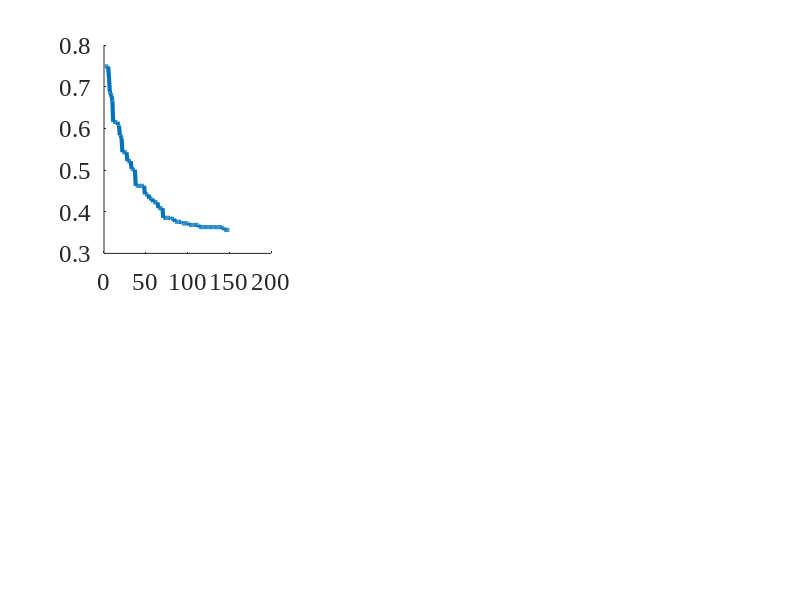

MATLAB code to generate this figure: (Note: this script raises an error after producing the figure.)
%% plot_figs.m
% Reproduce Fig 1 (convergence + topology) and Fig 2 (unstable: Baseline vs Gershgorin)
% from saved data — no algorithm required.
%
% Prerequisites (run once each to generate the .mat files):
%   analysis_perf_bounds.m    → fig_data.mat
%   run_multi_seed_unstable.m → fig_data_unstable.mat
%
% Usage:
%   cd plot_only
%   plot_figs
%
% Tune showLB / lb_lambda below without rerunning any EA.

clear; clc; close all;
load('fig_data.mat');
U = load('fig_data_unstable.mat');   % isolated struct — avoids overwriting numSeeds, eaSeeds, etc.

%% ===================== Configurable display options =====================
showLB    = true;   % Show exponential lower bound (Eq. 49)
lb_lambda = 0.05;   % λ; paper empirical range ≈ [0.035, 0.069] (4×4 grid)

%% ===================== Derive simple quantities =====================
nxVec    = sysSize(:,1);
nuVec    = sysSize(:,2);
nGrid    = numel(gridSizes);
numSeeds = numel(eaSeeds);
maxGen   = ea_params.maxGen;
gens     = (1:maxGen)';
dimLabel = arrayfun(@(g) sprintf('%dx%d', g, g), gridSizes, 'UniformOutput', false)';
nShinSeeds = size(shin_ea_hist, 2);

%% ===================== Colors & fonts =====================
axFS = 18;  labFS = 19;  titFS = 19;  legFS = 15;  lw = 3;
cb_ea     = [0.00 0.45 0.74];
cb_dens   = [0.50 0.50 0.50];
cb_diag   = [0.85 0.33 0.10];
cb_trunc  = [0.47 0.67 0.19];
cb_lb     = [0.93 0.69 0.13];
cb_purple = [0.49 0.18 0.56];   % purple — act + sensor node
ca_ea     = [0.75 0.85 1.00];
barW     = 0.18;

%% ===================== Figure 1: Normalized Convergence =====================
fig1 = figure('Position', [40 60 2200 820], 'Color', 'w');
set(fig1, 'DefaultAxesFontSize', axFS, 'DefaultAxesFontName', 'Times New Roman');

for g = 1:nGrid
    subplot(2, nGrid+1, g); hold on;

    Jref = mean(denseCostRef(g,:));
    normMat = zeros(maxGen, numSeeds);
    for s = 1:numSeeds
        normMat(:, s) = eaCurves{g, s} / denseCostRef(g, s);
    end
    mu = mean(normMat, 2);
    sd = std(normMat, 0, 2);

    fill([gens; flipud(gens)], [mu+sd; flipud(max(mu-sd, 0))], ...
        ca_ea, 'EdgeColor', 'none', 'FaceAlpha', 0.4);
    hEA = plot(gens, mu, '-', 'Color', cb_ea, 'LineWidth', lw);

    hDens = yline(1.0, '--', 'Color', cb_dens, 'LineWidth', 2);

    J_diag_n = meanTotal(g,2) / Jref;
    if J_diag_n < 1e4
        hDiag = yline(J_diag_n, '-.', 'Color', cb_diag, 'LineWidth', 2);
    else
        hDiag = plot(NaN, NaN, '-.', 'Color', cb_diag, 'LineWidth', 2);
        text(maxGen/2, max(mu)*0.9, 'Diag: Unstable', 'Color', cb_diag, ...
            'FontSize', legFS, 'FontName', 'Times New Roman', 'HorizontalAlignment', 'center');
    end

    J_trunc_n = meanCompTrunc(g) / Jref;
    if all(trunc_stable_grid(g, :))
        hTrunc = yline(J_trunc_n, ':', 'Color', cb_trunc, 'LineWidth', 2);
    else
        hTrunc = plot(NaN, NaN, ':', 'Color', cb_trunc, 'LineWidth', 2);
        text(maxGen*0.7, max(mu)*0.85, 'Trunc: Unstable', 'Color', cb_trunc, ...
            'FontSize', legFS, 'FontName', 'Times New Roman', 'HorizontalAlignment', 'center');
    end

    % Exponential lower bound: J_min(t) >= J_R* + A0*exp(-lambda*t)  [Eq. (49)]
    hLB = plot(NaN, NaN, '-.', 'Color', cb_lb, 'LineWidth', lw*0.8);
    if showLB
        lam_g = lb_lambda;
        JR_vec  = arrayfun(@(s) eaCurves{g,s}(end), 1:numSeeds);
        A0_vec  = arrayfun(@(s) eaCurves{g,s}(1),   1:numSeeds) - JR_vec;
        JR_star = mean(JR_vec);
        A0_g    = max(mean(A0_vec), 0);
        LB_curve = (JR_star + A0_g * exp(-lam_g * gens)) / Jref;
        delete(hLB);
        hLB = plot(gens, LB_curve, '-.', 'Color', cb_lb, 'LineWidth', lw*0.8);
    end

    % Mark convergence generation (mean)
    cg = round(nanmean(convGenDense(g,:)));
    if ~isnan(cg) && cg <= maxGen
        plot(cg, mu(cg), 'v', 'MarkerSize', 8, 'MarkerFaceColor', cb_ea, ...
            'MarkerEdgeColor', 'k', 'LineWidth', 0.8);
    end

    xlabel('Generation', 'FontSize', labFS);
    if g == 1
        ylabel('$J \;/\; J_{\mathrm{dense}}$', 'FontSize', labFS, 'Interpreter', 'latex');
    end
    title(sprintf('(%c) %d$\\times$%d ($n$=%d, $m$=%d)', ...
        char('a'+g-1), gridSizes(g), gridSizes(g), nxVec(g), nuVec(g)), ...
        'FontSize', titFS, 'Interpreter', 'latex');
    grid on; box on;

    if g == 1 || g == nGrid
        legHandles = [hEA, hDens, hDiag];
        legLabels  = {'EA-LQR', 'Dense ($=1$)', 'Diagonal'};
        if all(trunc_stable_grid(g, :))
            legHandles(end+1) = hTrunc;
            legLabels{end+1}  = '$\kappa=3$ Trunc.';
        end
        if showLB
            legHandles(end+1) = hLB;
            legLabels{end+1}  = 'LB (Eq.~49)';
        end
        legend(legHandles, legLabels, 'Location', 'northeast', ...
            'FontSize', legFS, 'Interpreter', 'latex');
    end
end

sgtitle('EA-LQR Convergence Normalized by Dense LQR', ...
    'FontSize', 16, 'FontWeight', 'bold', 'FontName', 'Times New Roman');

%% ---- Figure 1 panel (c): IEEE 13-bus ----
si_m = 1;
figure(fig1);
subplot(2, nGrid+1, nGrid+1); hold on;

Jref_sh    = shin_dense_comp(si_m);
normMat_sh = zeros(maxGen, nShinSeeds);
for ss = 1:nShinSeeds
    normMat_sh(:, ss) = shin_ea_hist{si_m, ss}.bestCost / Jref_sh;
end
mu_sh = mean(normMat_sh, 2);
sd_sh = std(normMat_sh, 0, 2);

fill([gens; flipud(gens)], [mu_sh+sd_sh; flipud(max(mu_sh-sd_sh, 0))], ...
    ca_ea, 'EdgeColor', 'none', 'FaceAlpha', 0.4);
hEA_sh   = plot(gens, mu_sh, '-',  'Color', cb_ea,   'LineWidth', lw);
hDens_sh = yline(1.0, '--', 'Color', cb_dens, 'LineWidth', 2);

J_diag_sh_n = shin_diag_comp_ratio;
if J_diag_sh_n < 1e4
    hDiag_sh = yline(J_diag_sh_n, '-.', 'Color', cb_diag, 'LineWidth', 2);
else
    hDiag_sh = plot(NaN, NaN, '-.', 'Color', cb_diag, 'LineWidth', 2);
    text(maxGen/2, max(mu_sh)*0.9, 'Diag: Unstable', 'Color', cb_diag, ...
        'FontSize', legFS, 'FontName', 'Times New Roman', 'HorizontalAlignment', 'center');
end

J_trunc_sh_n = shin_trunc_comp_ratio(si_m);
if shin_trunc_stable(si_m)
    hTrunc_sh = yline(J_trunc_sh_n, ':', 'Color', cb_trunc, 'LineWidth', 2);
else
    hTrunc_sh = plot(NaN, NaN, ':', 'Color', cb_trunc, 'LineWidth', 2);
    text(maxGen*0.7, max(mu_sh)*0.85, 'Trunc: Unstable', 'Color', cb_trunc, ...
        'FontSize', legFS, 'FontName', 'Times New Roman', 'HorizontalAlignment', 'center');
end

xlabel('Generation', 'FontSize', labFS);
title('(c) IEEE 13-bus ($n$=26)', 'FontSize', titFS, 'Interpreter', 'latex');
legH_sh = [hEA_sh, hDens_sh];
legL_sh = {'EA-LQR', 'Dense ($=1$)'};
if J_diag_sh_n < 1e4
    legH_sh(end+1) = hDiag_sh;
    legL_sh{end+1} = 'Diagonal';
end
if shin_trunc_stable(si_m)
    legH_sh(end+1) = hTrunc_sh;
    legL_sh{end+1} = '$\kappa=2$ Trunc.';
end
legend(legH_sh, legL_sh, 'Location', 'northeast', 'FontSize', legFS, 'Interpreter', 'latex');
grid on; box on;

sgtitle('EA-LQR Convergence Normalized by Dense LQR', ...
    'FontSize', 16, 'FontWeight', 'bold', 'FontName', 'Times New Roman');

%% ---- Figure 1 row 2: EA Controller Topology Diagrams ----
figure(fig1);

% --- Panels (d) and (e): Grid systems ---
for g = 1:nGrid
    subplot(2, nGrid+1, nGrid+1+g); hold on; box on; axis equal off;

    gSz  = gridSizes(g);
    nN   = gSz^2;
    adjM = adjMtx_all{g};
    Ke   = K_ea_all{g};
    actN = actuatedNodes_all{g};

    nodePos = [(mod((1:nN)-1, gSz)+1)', (floor(((1:nN)-1)/gSz)+1)'];
    edgeThresh = max(abs(Ke(:))) * 0.05;

    % Build K-reachability via shortest physical paths, then color edges
    G_topo    = graph(adjM);
    rowNorms  = vecnorm(Ke, 2, 2);
    usedEdges = false(nN, nN);
    for i = 1:size(Ke,1)
        if rowNorms(i) <= max(rowNorms)*0.05, continue; end
        nSrc = actN(i);
        for j = 1:nN
            if j == nSrc, continue; end
            if (abs(Ke(i,j)) > edgeThresh) || (abs(Ke(i,nN+j)) > edgeThresh)
                pth = shortestpath(G_topo, nSrc, j);
                for kk = 1:length(pth)-1
                    usedEdges(pth(kk), pth(kk+1)) = true;
                    usedEdges(pth(kk+1), pth(kk)) = true;
                end
            end
        end
    end
    for u = 1:nN
        for v = u+1:nN
            if adjM(u,v) > 0
                if usedEdges(u,v)
                    plot(nodePos([u v],1), nodePos([u v],2), '-', ...
                        'Color', cb_ea, 'LineWidth', 2.5);
                else
                    plot(nodePos([u v],1), nodePos([u v],2), '-', ...
                        'Color', [0.82 0.82 0.82], 'LineWidth', 0.8);
                end
            end
        end
    end

    activeActIdx = find(rowNorms > max(rowNorms) * 0.05);
    actSet       = actN(activeActIdx);            % active actuator nodes

    sensFlags = false(nN, 1);
    for jj = 1:nN
        if any(abs(Ke(:,jj)) > edgeThresh) || any(abs(Ke(:,nN+jj)) > edgeThresh)
            sensFlags(jj) = true;
        end
    end
    sensSet = find(sensFlags);

    bothSet     = intersect(actSet(:), sensSet(:));
    actOnlySet  = setdiff(actSet(:),  bothSet);
    sensOnlySet = setdiff(sensSet(:), bothSet);
    inactiveSet = setdiff((1:nN)', union(actSet(:), sensSet(:)));

    scatter(nodePos(inactiveSet ,1), nodePos(inactiveSet ,2), 36, [0.75 0.75 0.75], 'filled', 'MarkerEdgeColor', 'none');
    scatter(nodePos(sensOnlySet ,1), nodePos(sensOnlySet ,2), 56, cb_trunc,  'filled', 'MarkerEdgeColor', 'k', 'LineWidth', 0.7);
    scatter(nodePos(actOnlySet  ,1), nodePos(actOnlySet  ,2), 56, cb_diag,   'filled', 'MarkerEdgeColor', 'k', 'LineWidth', 0.7);
    scatter(nodePos(bothSet     ,1), nodePos(bothSet     ,2), 70, cb_purple, 'filled', 'MarkerEdgeColor', 'k', 'LineWidth', 0.9);

    title(sprintf('(%c) %d$\\times$%d EA controller', char('d'+g-1), gSz, gSz), ...
        'FontSize', titFS, 'Interpreter', 'latex');
end

% --- Panel (f): IEEE 13-bus EA controller ---
subplot(2, nGrid+1, 2*(nGrid+1)); hold on; box on; axis equal off;

nN_sh      = n_shin;
adjM_sh    = busInfo.adjMtx;
Ke_sh      = K_ea_shin;
nodePos_sh = busInfo.nodeCoords;

edgeThresh_sh = max(abs(Ke_sh(:))) * 0.05;

% Build K-reachability via shortest physical paths, then color edges
G_topo_sh    = graph(adjM_sh);
usedEdges_sh = false(nN_sh, nN_sh);
for i = 1:nN_sh
    for j = 1:nN_sh
        if j == i, continue; end
        if (abs(Ke_sh(i,j)) > edgeThresh_sh) || (abs(Ke_sh(i,nN_sh+j)) > edgeThresh_sh)
            pth = shortestpath(G_topo_sh, i, j);
            for kk = 1:length(pth)-1
                usedEdges_sh(pth(kk), pth(kk+1)) = true;
                usedEdges_sh(pth(kk+1), pth(kk)) = true;
            end
        end
    end
end
for u = 1:nN_sh
    for v = u+1:nN_sh
        if adjM_sh(u,v) > 0
            if usedEdges_sh(u,v)
                plot(nodePos_sh([u v],1), nodePos_sh([u v],2), '-', ...
                    'Color', cb_ea, 'LineWidth', 2.5);
            else
                plot(nodePos_sh([u v],1), nodePos_sh([u v],2), '-', ...
                    'Color', [0.82 0.82 0.82], 'LineWidth', 0.8);
            end
        end
    end
end

rowNorms_sh = vecnorm(Ke_sh, 2, 2);
sensUsed_sh = false(nN_sh, 1);
for j = 1:nN_sh
    if any(abs(Ke_sh(:,j)) > edgeThresh_sh) || any(abs(Ke_sh(:,nN_sh+j)) > edgeThresh_sh)
        sensUsed_sh(j) = true;
    end
end
actSet_sh      = find(rowNorms_sh > max(rowNorms_sh) * 0.05);
sensSet_sh     = find(sensUsed_sh);

bothSet_sh     = intersect(actSet_sh(:), sensSet_sh(:));
actOnlySet_sh  = setdiff(actSet_sh(:),  bothSet_sh);
sensOnlySet_sh = setdiff(sensSet_sh(:), bothSet_sh);
inactiveSet_sh = setdiff((1:nN_sh)', union(actSet_sh(:), sensSet_sh(:)));

scatter(nodePos_sh(inactiveSet_sh ,1), nodePos_sh(inactiveSet_sh ,2), 28, [0.75 0.75 0.75], 'filled', 'MarkerEdgeColor', 'none');
scatter(nodePos_sh(sensOnlySet_sh ,1), nodePos_sh(sensOnlySet_sh ,2), 42, cb_trunc,  'filled', 'MarkerEdgeColor', 'k', 'LineWidth', 0.7);
scatter(nodePos_sh(actOnlySet_sh  ,1), nodePos_sh(actOnlySet_sh  ,2), 42, cb_diag,   'filled', 'MarkerEdgeColor', 'k', 'LineWidth', 0.7);
scatter(nodePos_sh(bothSet_sh     ,1), nodePos_sh(bothSet_sh     ,2), 56, cb_purple, 'filled', 'MarkerEdgeColor', 'k', 'LineWidth', 0.9);

title('(f) IEEE 13-bus EA controller', 'FontSize', titFS, 'Interpreter', 'latex');

exportgraphics(fig1, 'perf_bounds_convergence.pdf', 'ContentType', 'vector');
saveas(fig1, 'perf_bounds_convergence.png');
fprintf('Figure 1 saved → perf_bounds_convergence.*\n');

%% ===================== Figure 2: Unstable System (Baseline vs Gershgorin) =====================
gens_u = (1:U.maxGen)';
cb_u = [0.00 0.45 0.74;    % blue   — Baseline
        0.85 0.33 0.10];   % orange — Gershgorin
ca_u = [0.75 0.85 1.00;
        1.00 0.82 0.72];

fig2 = figure('Position', [60 60 1400 420], 'Color', 'w');
set(fig2, 'DefaultAxesFontSize', axFS, 'DefaultAxesFontName', 'Times New Roman');

% --- (a) Best Cost (normalised by Dense LQR total cost) ---
subplot(1, 3, 1); hold on;
for c = 1:U.nCond
    mu = mean(U.bestCostAll(:,:,c), 2) / U.J_dense_ref;
    sd = std(U.bestCostAll(:,:,c),  0, 2) / U.J_dense_ref;
    fill([gens_u; flipud(gens_u)], [mu+sd; flipud(mu-sd)], ...
        ca_u(c,:), 'EdgeColor', 'none', 'FaceAlpha', 0.45);
end
h = gobjects(U.nCond,1);
for c = 1:U.nCond
    h(c) = plot(gens_u, mean(U.bestCostAll(:,:,c),2) / U.J_dense_ref, ...
        '-', 'Color', cb_u(c,:), 'LineWidth', lw);
end
hRef = yline(1.0, '--', 'Color', [0.4 0.4 0.4], 'LineWidth', 1.8);
xlabel('Generation', 'FontSize', labFS);
ylabel('Best Cost $/ \; J_{\mathrm{dense}}$', 'FontSize', labFS, 'Interpreter', 'latex');
title('(a) Best Cost Convergence', 'FontSize', titFS);
legend([h; hRef], [U.condNames, {'Dense LQR ($=1$)'}], ...
    'Location', 'northeast', 'FontSize', legFS, 'Interpreter', 'latex');
grid on; box on;

% --- (b) Unstable Count ---
subplot(1, 3, 2); hold on;
for c = 1:U.nCond
    mu = mean(U.unstableAll(:,:,c), 2);
    sd = std(U.unstableAll(:,:,c),  0, 2);
    fill([gens_u; flipud(gens_u)], [mu+sd; flipud(mu-sd)], ...
        ca_u(c,:), 'EdgeColor', 'none', 'FaceAlpha', 0.45);
end
for c = 1:U.nCond
    plot(gens_u, mean(U.unstableAll(:,:,c),2), '-', 'Color', cb_u(c,:), 'LineWidth', lw);
end
xlabel('Generation', 'FontSize', labFS);
ylabel('Unstable Count', 'FontSize', labFS);
title('(b) Stability Failures', 'FontSize', titFS);
legend(U.condNames, 'Location', 'northeast', 'FontSize', legFS);
ylim([0 U.ea_params.popSize]);
grid on; box on;

% --- (c) Gershgorin Repairs ---
subplot(1, 3, 3); hold on;
mu_r = mean(U.repairAll(:,:,2), 2);
sd_r = std(U.repairAll(:,:,2),  0, 2);
fill([gens_u; flipud(gens_u)], [mu_r+sd_r; flipud(max(mu_r-sd_r,0))], ...
    ca_u(2,:), 'EdgeColor', 'none', 'FaceAlpha', 0.45);
plot(gens_u, mu_r, '-', 'Color', cb_u(2,:), 'LineWidth', lw);
xlabel('Generation', 'FontSize', labFS);
ylabel('Repairs / Gen', 'FontSize', labFS);
title('(c) Gershgorin Repairs', 'FontSize', titFS);
grid on; box on;

sgtitle(sprintf('EA-LQR: Baseline vs Gershgorin  (Grid %d\\times%d, \\rho(A)=%.2f, %d seeds)', ...
    U.gridSize, U.gridSize, U.rho_A, U.numSeeds), ...
    'FontSize', 16, 'FontWeight', 'bold', 'FontName', 'Times New Roman');

exportgraphics(fig2, 'perf_bounds_unstable.pdf', 'ContentType', 'vector');
saveas(fig2, 'perf_bounds_unstable.png');
fprintf('Figure 2 (unstable) saved → perf_bounds_unstable.*\n');
